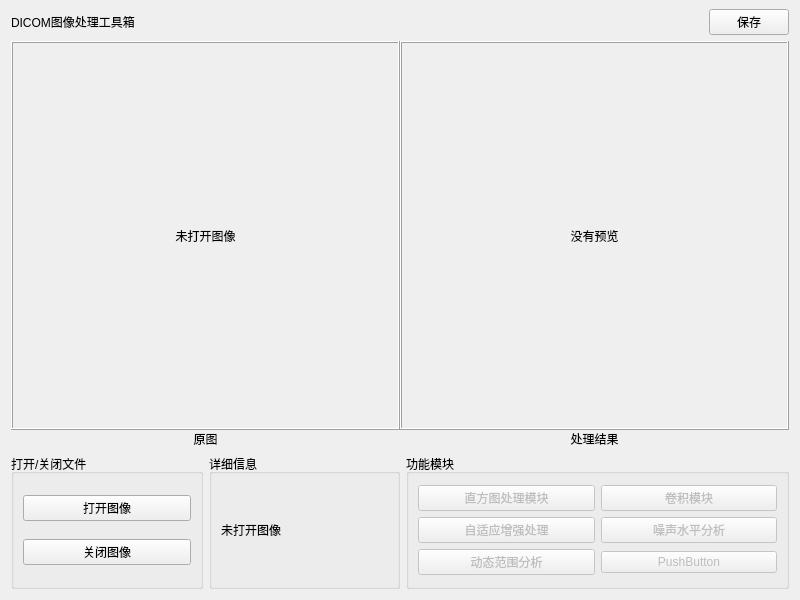
<?xml version="1.0" encoding="UTF-8"?>
<ui version="4.0">
 <class>ui_main_widget</class>
 <widget class="QWidget" name="ui_main_widget">
  <property name="geometry">
   <rect>
    <x>0</x>
    <y>0</y>
    <width>800</width>
    <height>600</height>
   </rect>
  </property>
  <property name="minimumSize">
   <size>
    <width>800</width>
    <height>600</height>
   </size>
  </property>
  <property name="windowTitle">
   <string>DICOM图像处理工具箱</string>
  </property>
  <property name="layoutDirection">
   <enum>Qt::LeftToRight</enum>
  </property>
  <layout class="QVBoxLayout" name="verticalLayout_2" stretch="0,3,1">
   <property name="spacing">
    <number>6</number>
   </property>
   <property name="topMargin">
    <number>9</number>
   </property>
   <item>
    <layout class="QHBoxLayout" name="horizontalLayout_4" stretch="1,0">
     <property name="spacing">
      <number>0</number>
     </property>
     <item>
      <widget class="QLabel" name="title">
       <property name="maximumSize">
        <size>
         <width>16777215</width>
         <height>25</height>
        </size>
       </property>
       <property name="font">
        <font>
         <pointsize>9</pointsize>
         <italic>false</italic>
         <bold>false</bold>
        </font>
       </property>
       <property name="text">
        <string>DICOM图像处理工具箱</string>
       </property>
       <property name="wordWrap">
        <bool>false</bool>
       </property>
      </widget>
     </item>
     <item>
      <widget class="QPushButton" name="pushButton">
       <property name="maximumSize">
        <size>
         <width>16777215</width>
         <height>16777215</height>
        </size>
       </property>
       <property name="text">
        <string>保存</string>
       </property>
      </widget>
     </item>
    </layout>
   </item>
   <item>
    <layout class="QVBoxLayout" name="verticalLayout_6" stretch="1,0">
     <property name="spacing">
      <number>0</number>
     </property>
     <item>
      <layout class="QHBoxLayout" name="horizontalLayout_3">
       <property name="spacing">
        <number>0</number>
       </property>
       <item>
        <widget class="QLabel" name="label_original_image">
         <property name="maximumSize">
          <size>
           <width>16777215</width>
           <height>16777215</height>
          </size>
         </property>
         <property name="frameShape">
          <enum>QFrame::Box</enum>
         </property>
         <property name="frameShadow">
          <enum>QFrame::Raised</enum>
         </property>
         <property name="text">
          <string>未打开图像</string>
         </property>
         <property name="alignment">
          <set>Qt::AlignCenter</set>
         </property>
        </widget>
       </item>
       <item>
        <widget class="QLabel" name="label_result">
         <property name="maximumSize">
          <size>
           <width>16777215</width>
           <height>16777215</height>
          </size>
         </property>
         <property name="frameShape">
          <enum>QFrame::Box</enum>
         </property>
         <property name="frameShadow">
          <enum>QFrame::Raised</enum>
         </property>
         <property name="text">
          <string>没有预览</string>
         </property>
         <property name="alignment">
          <set>Qt::AlignCenter</set>
         </property>
        </widget>
       </item>
      </layout>
     </item>
     <item>
      <layout class="QHBoxLayout" name="horizontalLayout">
       <property name="spacing">
        <number>0</number>
       </property>
       <item>
        <widget class="QLabel" name="label_4">
         <property name="text">
          <string>原图</string>
         </property>
         <property name="alignment">
          <set>Qt::AlignCenter</set>
         </property>
        </widget>
       </item>
       <item>
        <widget class="QLabel" name="label_3">
         <property name="text">
          <string>处理结果</string>
         </property>
         <property name="alignment">
          <set>Qt::AlignCenter</set>
         </property>
        </widget>
       </item>
      </layout>
     </item>
    </layout>
   </item>
   <item>
    <layout class="QHBoxLayout" name="horizontalLayout_2" stretch="1,1,2">
     <item>
      <widget class="QGroupBox" name="groupBox_2">
       <property name="title">
        <string>打开/关闭文件</string>
       </property>
       <layout class="QVBoxLayout" name="verticalLayout_3">
        <item>
         <widget class="QPushButton" name="pushButton_openImage">
          <property name="text">
           <string>打开图像</string>
          </property>
         </widget>
        </item>
        <item>
         <widget class="QPushButton" name="pushButton_closeImage">
          <property name="text">
           <string>关闭图像</string>
          </property>
         </widget>
        </item>
       </layout>
      </widget>
     </item>
     <item>
      <widget class="QGroupBox" name="groupBox_3">
       <property name="title">
        <string>详细信息</string>
       </property>
       <layout class="QVBoxLayout" name="verticalLayout_5">
        <item>
         <widget class="QLabel" name="label_image_detail">
          <property name="text">
           <string>未打开图像</string>
          </property>
         </widget>
        </item>
       </layout>
      </widget>
     </item>
     <item>
      <widget class="QGroupBox" name="groupBox_4">
       <property name="title">
        <string>功能模块</string>
       </property>
       <layout class="QVBoxLayout" name="verticalLayout_4">
        <item>
         <layout class="QGridLayout" name="gridLayout">
          <item row="0" column="0">
           <widget class="QPushButton" name="pushButton_calcHistogram">
            <property name="enabled">
             <bool>false</bool>
            </property>
            <property name="text">
             <string>直方图处理模块</string>
            </property>
           </widget>
          </item>
          <item row="0" column="1">
           <widget class="QPushButton" name="pushButton_4">
            <property name="enabled">
             <bool>false</bool>
            </property>
            <property name="text">
             <string>卷积模块</string>
            </property>
           </widget>
          </item>
          <item row="1" column="0">
           <widget class="QPushButton" name="pushButton_3">
            <property name="enabled">
             <bool>false</bool>
            </property>
            <property name="text">
             <string>自适应增强处理</string>
            </property>
           </widget>
          </item>
          <item row="1" column="1">
           <widget class="QPushButton" name="pushButton_calcNoiseLevel">
            <property name="enabled">
             <bool>false</bool>
            </property>
            <property name="text">
             <string>噪声水平分析</string>
            </property>
           </widget>
          </item>
          <item row="2" column="0">
           <widget class="QPushButton" name="pushButton_calcDynamicRange">
            <property name="enabled">
             <bool>false</bool>
            </property>
            <property name="text">
             <string>动态范围分析</string>
            </property>
           </widget>
          </item>
          <item row="2" column="1">
           <widget class="QPushButton" name="pushButton_2">
            <property name="enabled">
             <bool>false</bool>
            </property>
            <property name="text">
             <string>PushButton</string>
            </property>
           </widget>
          </item>
         </layout>
        </item>
       </layout>
      </widget>
     </item>
    </layout>
   </item>
  </layout>
 </widget>
 <resources/>
 <connections/>
</ui>
